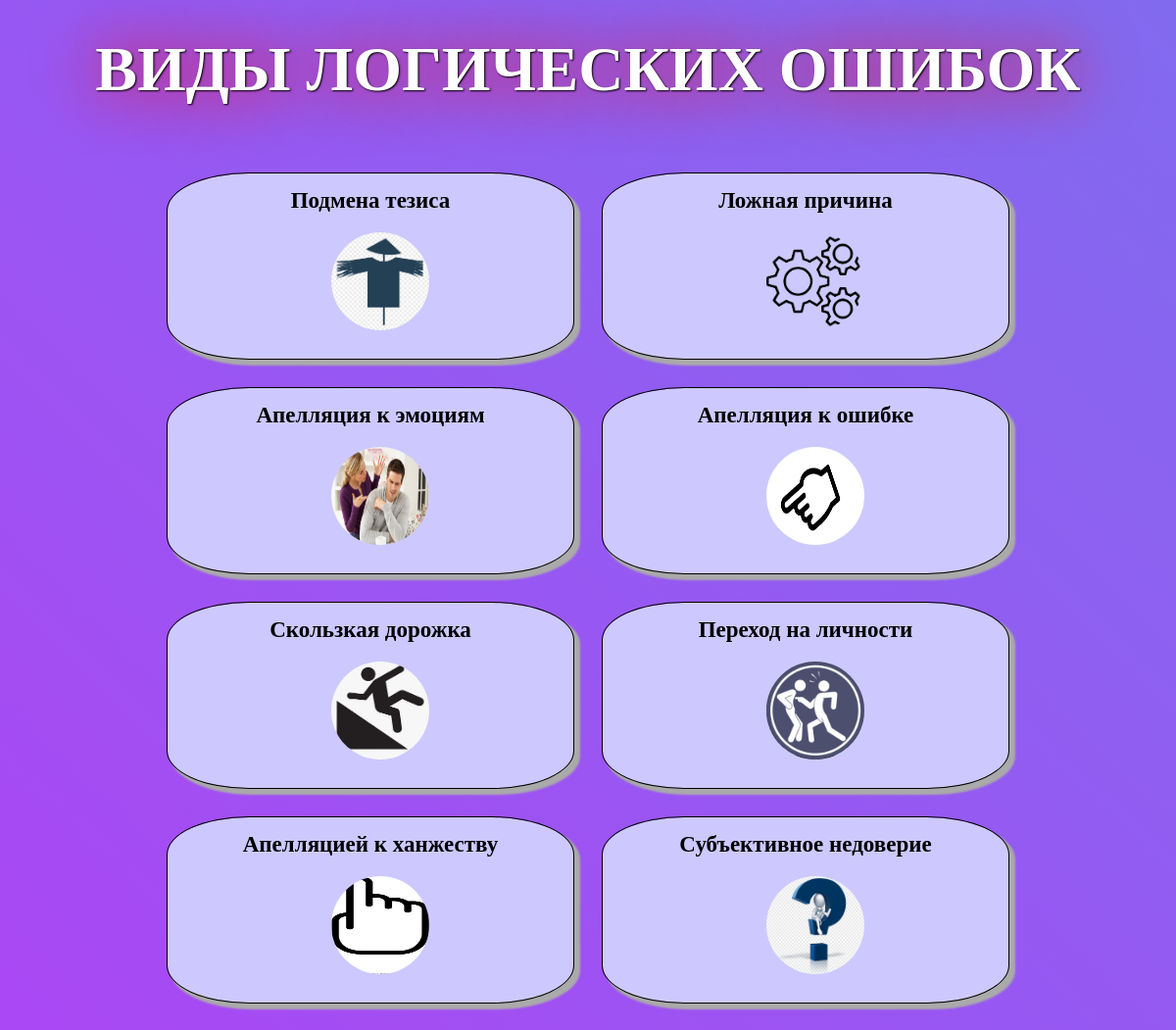
The app's page / (upper part), older data.
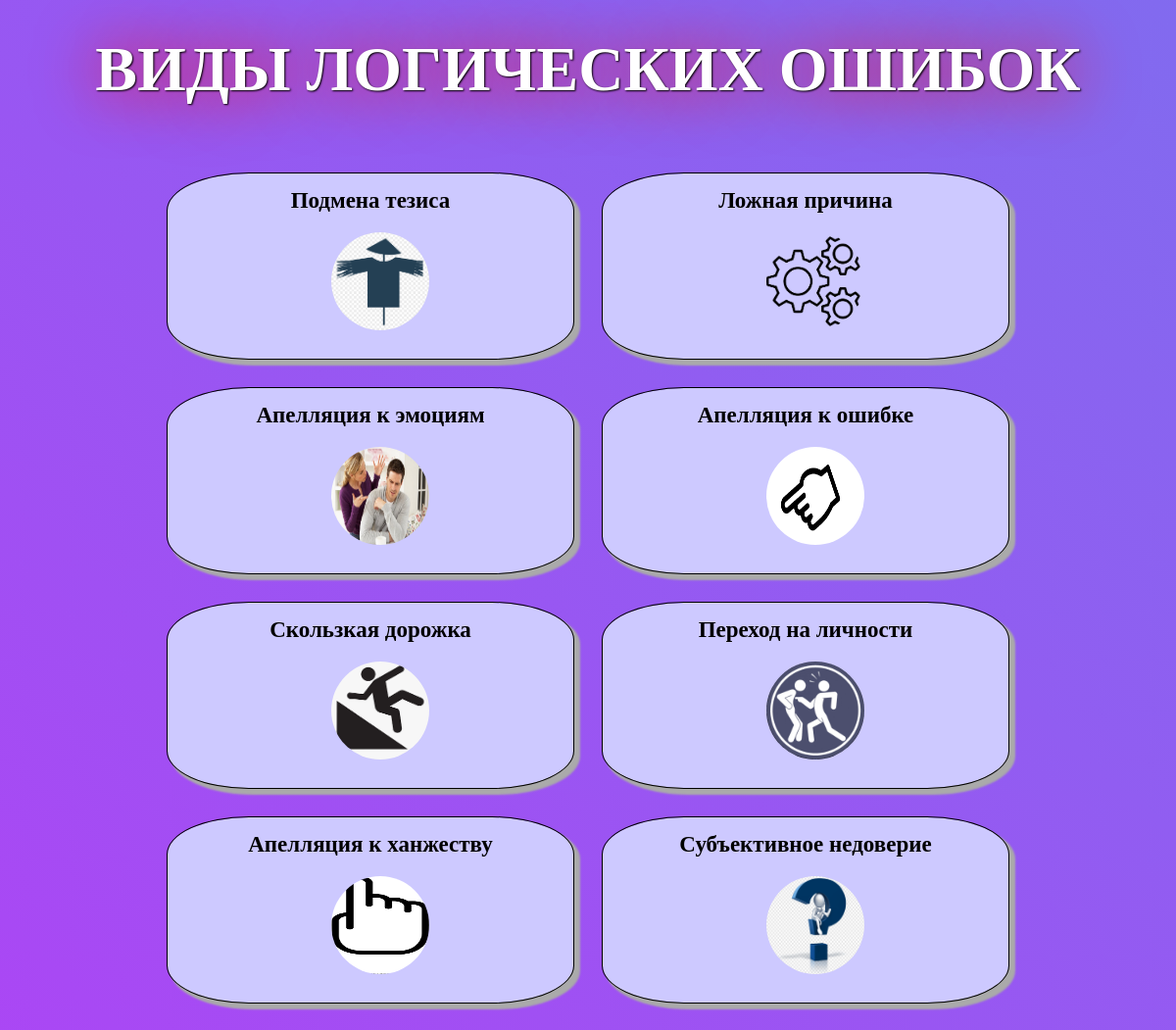
The same page, newer data.
### fallacies/models.py (models this page shows, shortened)
class Fallacy(models.Model):
    image = models.ImageField(upload_to='photos/%Y/%m/%d/', blank=True)
    title = models.CharField(max_length=255)
    content = models.TextField(default='About project')
    example1_text = models.TextField(default='Пример 1')
    example1_image = models.ImageField(upload_to='photos/%Y/%m/%d/', blank=True)
    example2_text = models.TextField(default='Пример 2')
    example2_image = models.ImageField(upload_to='photos/%Y/%m/%d/', blank=True)
    another_names = models.TextField(default='Another name 1')

### fallacies/views.py (the view)
# urls.py: path('', Home.as_view(), name='home'),
class Home(ListView):
    model = Fallacy
    template_name = 'fallacies/base.html'
    context_object_name = 'fallacies'

### fallacies/templates/fallacies/base.html (shortened to what this page needs)
{% load static %}
<!DOCTYPE html>
<html lang="en" xmlns="http://www.w3.org/1999/html">
<head>
    <link type="text/css" href="{% static 'fallacies/css/styles.css' %}" rel="stylesheet" />
</head>
<body>
<h1 class="headerh1">ВИДЫ ЛОГИЧЕСКИХ ОШИБОК</h1>
<div class="all-fallcies-block">
{% for f in fallacies %}
    <div class="fallacy-block">
    <a href="{% url 'fallacy' f.id %}" class="fallacyblochurl">
        <h2 class="fallacy-name">{{f.title}}</h2>
        <p><img class="fallacy-img" src="{{f.image.url}}" width="50" height="50" alt="lorem"></p>
    </a>
        </div>
{% endfor %}
</body>
</html>

### fallacies/static/fallacies/css/styles.css (style rules this page uses)
html, body { margin: 0; background: linear-gradient(45deg, #fc00ff, #00dbde); height: 100%; background-size: 700% 700%; animation: grad 10s ease infinite; }
h1 { font-family: Georgia; text-align: center; font-size: 100px; margin: 10px; padding: 2%; text-shadow: #cdc9ff; }
.headerh1 { text-shadow: 1px 1px 2px black, 0 0 1em red; color: white; font-size: 4em; }
.all-fallcies-block { display: inline-flex; flex-wrap: wrap; justify-content: center; padding-top: 20px; }
.fallacy-block { width: 400px; height: 175px; margin: 15px; padding: 7px; box-shadow: 5px 5px 2px 2px #aaa; outline: 1px solid #000; background-color: #cdc9ff; border-radius: 20%; }
.fallacyblochurl { text-decoration: none; }
.fallacy-name { text-align: center; max-height: 15%; margin-top: 0%; color: #000000; font-size: 23px; padding-top: 8px; text-decoration: none; }
.fallacy-img { width: 100px; height: 100px; border-radius: 50%; align-items: center; margin-left: 40%; }

Row changes from the older to the newer data that the page shows:
changed Fallacy: title "Апелляцией к ханжеству" → "Апелляция к ханжеству"
